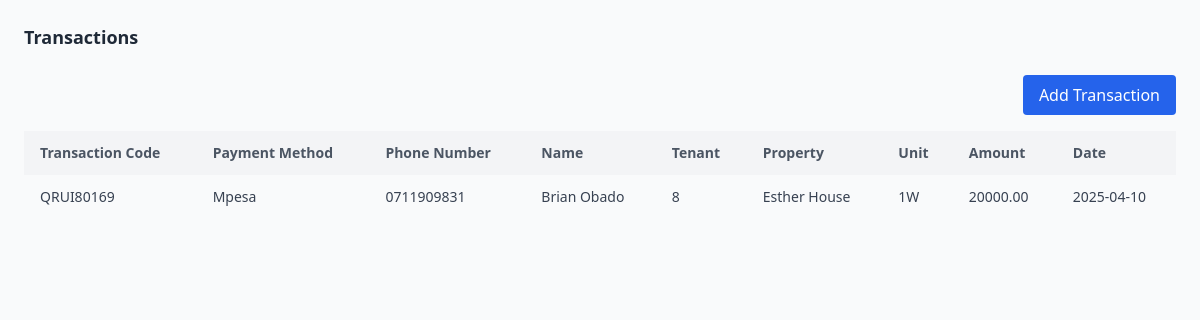
Page /Caretaker/Transactions.php (signed in) on the committed database.
### tables this page shows
CREATE TABLE `transactions` (
  `id` int(11) NOT NULL,
  `transaction_code` varchar(255) NOT NULL,
  `payment_method` varchar(255) NOT NULL,
  `phone_number` varchar(15) NOT NULL,
  `name` varchar(255) NOT NULL,
  `tenant_id` int(11) NOT NULL,
  `property` varchar(255) NOT NULL,
  `unit` varchar(255) NOT NULL,
  `amount` decimal(10,2) NOT NULL,
  `date` date NOT NULL
);

### Caretaker/Transactions.php (the view, shortened to what this page needs)
<?php
$conn = new mysqli("localhost", "root", "", "Demo1");
$caretaker_id = $_SESSION['caretaker_id'];
$stmt = $conn->prepare("SELECT property FROM caretaker WHERE id = ?");
$stmt->bind_param("i", $caretaker_id);
$stmt->execute();
$stmt->bind_result($caretaker_property);
$conn->query("
    UPDATE transactions
    SET name = CONCAT(name, ' (Vacated Tenant)')
    WHERE tenant_id NOT IN (SELECT id FROM users)
    AND name NOT LIKE '%(Vacated Tenant)%'
");
$transactionsQuery = "
    SELECT * FROM transactions
    WHERE property = ?
    ORDER BY
        CASE
            WHEN name LIKE '%(Vacated Tenant)%' THEN 1
            ELSE 0
        END,
        id ASC
";
$stmt = $conn->prepare($transactionsQuery);
$stmt->bind_param("s", $caretaker_property);
$stmt->execute();
$transactionsResult = $stmt->get_result();
?>
<!DOCTYPE html>
<html lang="en">
<head>
  <script src="https://cdn.tailwindcss.com"></script>
</head>
<body class="bg-gray-50 min-h-screen p-6 font-sans">
  <h1 class="text-[18px] font-semibold text-gray-800 mb-6">Transactions</h1>
  <div class="flex justify-end mb-4">
    <button onclick="openModal()" class="bg-blue-600 text-white px-4 py-2 rounded hover:bg-blue-700 transition">Add Transaction</button>
  </div>
  <div class="overflow-x-auto">
    <table class="min-w-full text-sm text-left">
      <thead>
        <tr class="text-gray-600 bg-gray-100">
          <th class="px-4 py-3">Transaction Code</th>
          <th class="px-4 py-3">Payment Method</th>
          <th class="px-4 py-3">Phone Number</th>
          <th class="px-4 py-3">Name</th>
          <th class="px-4 py-3">Tenant</th>
          <th class="px-4 py-3">Property</th>
          <th class="px-4 py-3">Unit</th>
          <th class="px-4 py-3">Amount</th>
          <th class="px-4 py-3">Date</th>
        </tr>
      </thead>
      <tbody class="text-gray-700">
        <?php while ($transaction = $transactionsResult->fetch_assoc()): ?>
          <tr>
            <td class="px-4 py-3"><?= htmlspecialchars($transaction['transaction_code']) ?></td>
            <td class="px-4 py-3"><?= htmlspecialchars($transaction['payment_method']) ?></td>
            <td class="px-4 py-3"><?= htmlspecialchars($transaction['phone_number']) ?></td>
            <td class="px-4 py-3"><?= htmlspecialchars($transaction['name']) ?></td>
            <td class="px-4 py-3"><?= htmlspecialchars($transaction['tenant_id']) ?></td>
            <td class="px-4 py-3"><?= htmlspecialchars($transaction['property']) ?></td>
            <td class="px-4 py-3"><?= htmlspecialchars($transaction['unit']) ?></td>
            <td class="px-4 py-3"><?= htmlspecialchars($transaction['amount']) ?></td>
            <td class="px-4 py-3"><?= htmlspecialchars($transaction['date']) ?></td>
          </tr>
        <?php endwhile; ?>
      </tbody>
    </table>
  </div>
</body>
</html>

### rows in the picture
transactions: transaction_code "QRUI80169", payment_method "Mpesa", phone_number "0711909831", name "Brian Obado", tenant "8", property "Esther House", unit "1W", amount "20000.00", date "2025-04-10"
